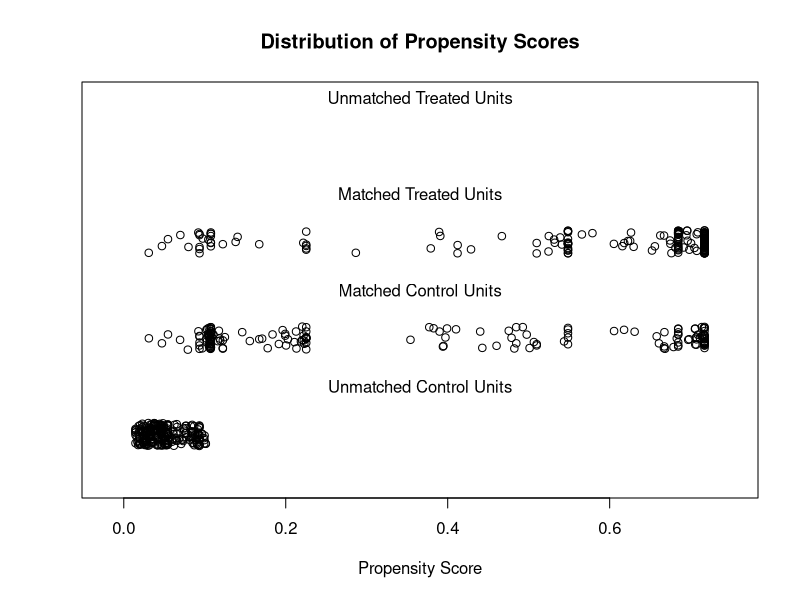
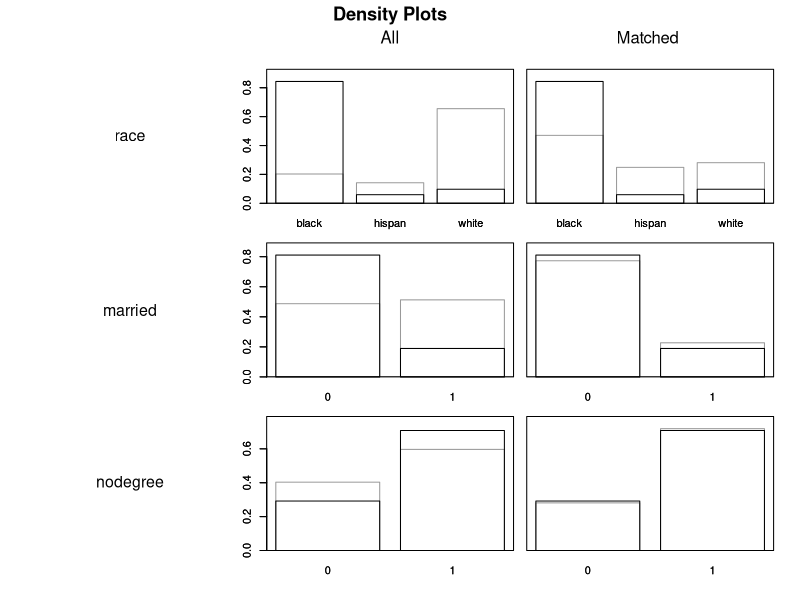
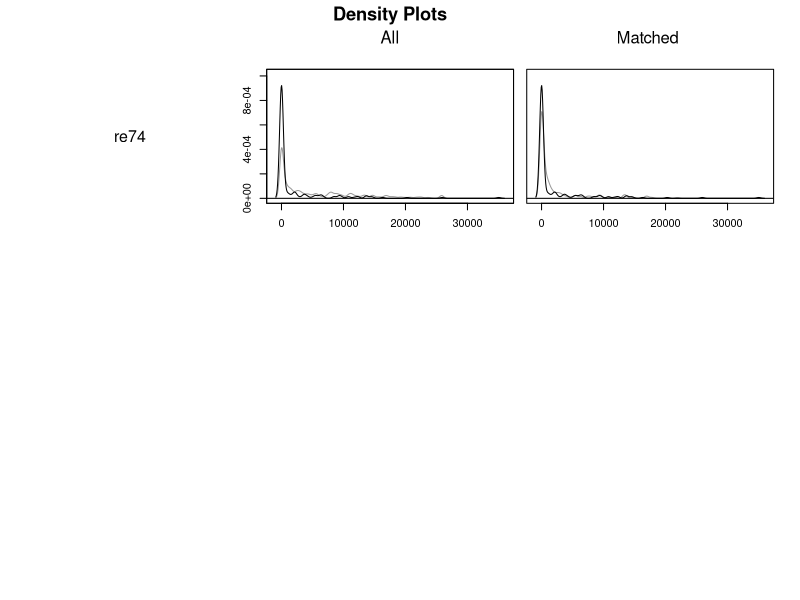

Recreate these plots in R, in order.
## ---- chunk 1
knitr::opts_chunk$set(echo = TRUE)
library("tidyverse")
library("MatchIt")
data("lalonde") # this step loads the data
## ---- chunk 2
exact <- matchit(treat ~ race + married + nodegree + re74, 
                 data = lalonde, 
                 method = "exact",  
                 estimand = "ATT")

summary(exact)
## ---- chunk 3
?matchit
#coarsened exact matching
matched_set <- matchit(treat ~ race + married + nodegree + re74, 
                 data = lalonde, 
                 method = "cem",  
                 estimand = "ATT")

summary(matched_set)

# Mahalanobis
matched_set <- matchit(treat ~ race + married + nodegree + re74, 
                 data = lalonde, 
                 distance = "mahalanobis",  
                 estimand = "ATT")

summary(matched_set)


# Propensity Score
matched_set <- matchit(treat ~ race + married + nodegree + re74, 
                 data = lalonde, 
                 method = "nearest",
                 distance = "glm",
                 estimand = "ATT")
summary(matched_set)
plot(matched_set, type = "jitter")
plot(matched_set, type = "density")
## ---- chunk 4
fit <- lm(re78 ~ treat + race + married + nodegree + re74,
          data = match.data(matched_set),
          w = weights)
print(round(coef(fit)["treat"],2))
